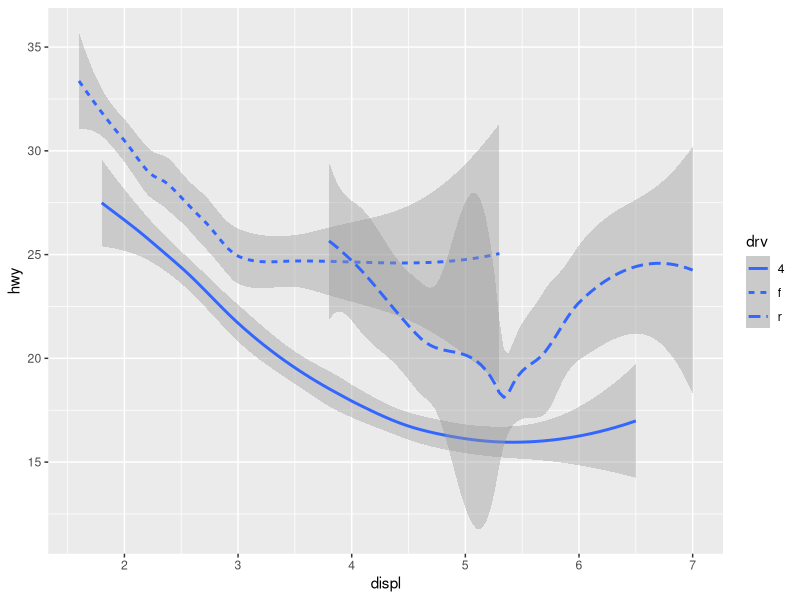

Write the R code that produced this figure.
#  ,--. ,--.,--.                       ,--.,--.                    ,--.                
#  \  `.'  / `--' ,---. ,--.,--. ,--,--.|  |`--',-----. ,--,--.,---.`--' ,---. ,--,--,  
#   \     /  ,--.(  .-' |  ||  |' ,-.  ||  |,--.`-.  / ' ,-.  | .--',--.| .-. ||      \ 
#    \   /   |  |.-'  `)'  ''  '\ '-'  ||  ||  | /  `-.\ '-'  \ `--.|  |' '-' '|  ||  | 
#     `-'    `--'`----'  `----'  `--`--'`--'`--'`-----' `--`--'`---'`--' `---' `--''--' 
#
#   ,----.    ,----.   ,------. ,--.    ,-----.,--------. 
#  '  .-./   '  .-./   |  .--. '|  |   '  .-.  '--.  .--' 
#  |  | .---.|  | .---.|  '--' ||  |   |  | |  |  |  |    
#  '  '--'  |'  '--'  ||  | --' |  '--.'  '-'  '  |  |    
#  `------'  `------' `--'     `-----' `-----'   `--'    

library(tidyverse)
data(mpg)


mpg %>% 
  ggplot() + 
  geom_smooth(mapping = aes(x = displ, y = hwy, linetype = drv))
    